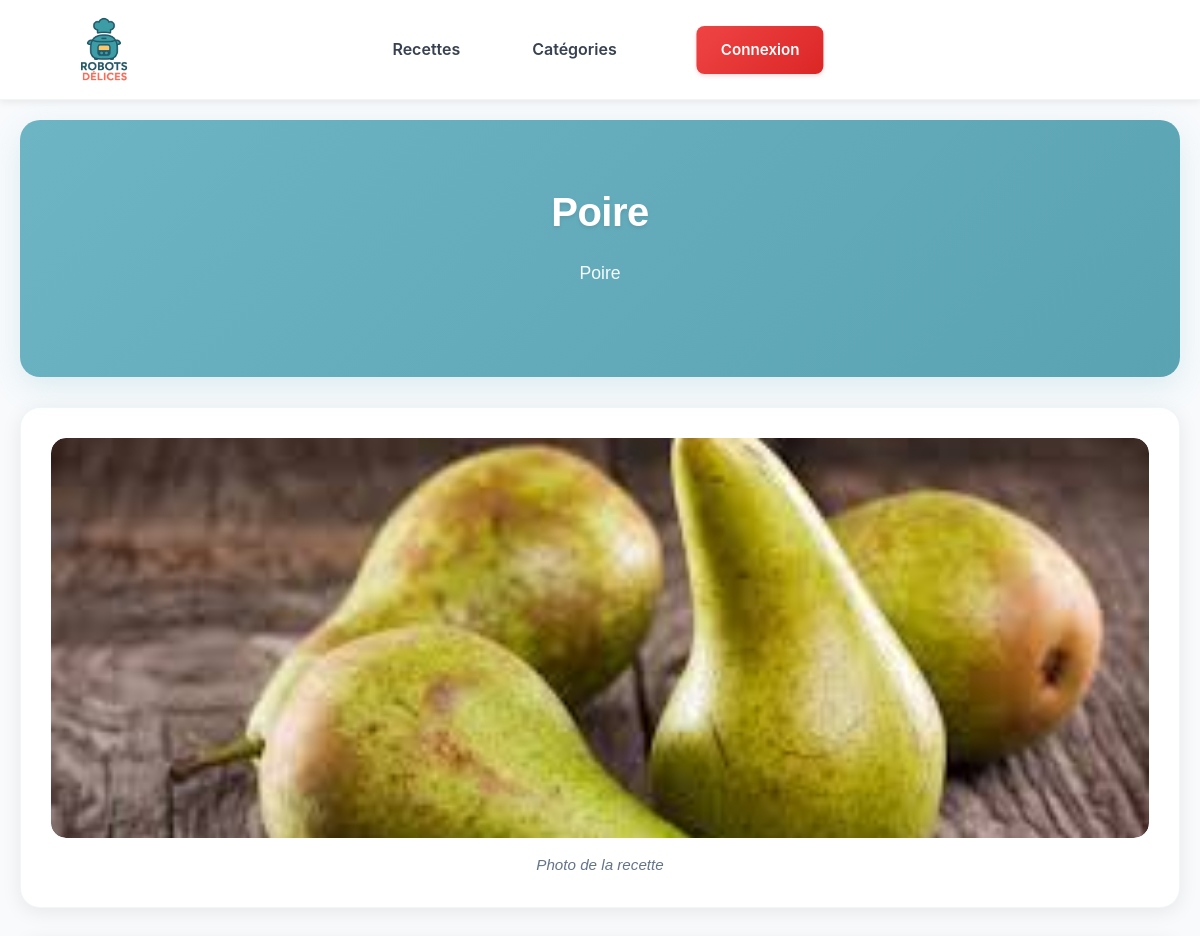
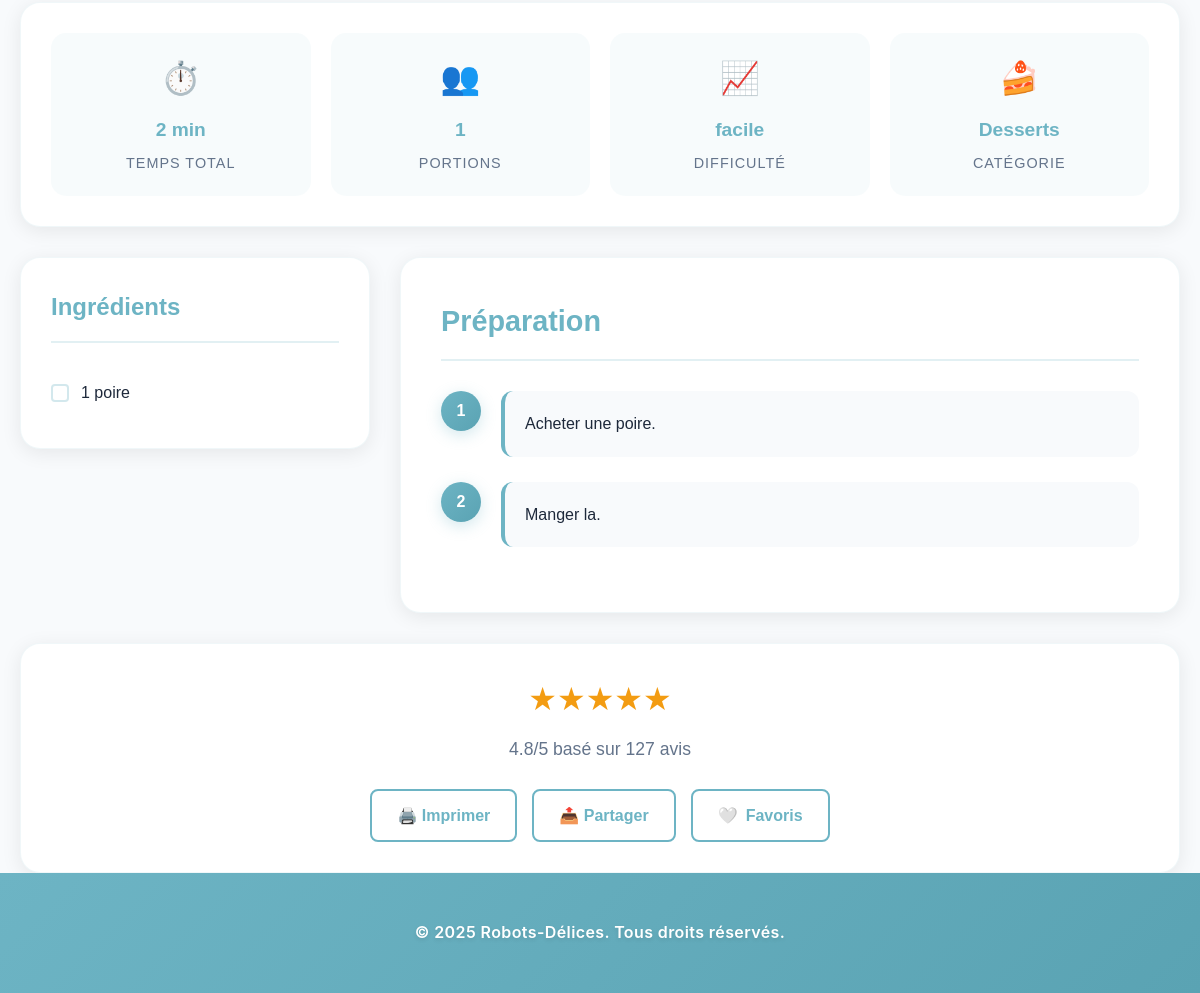
The app's page /recette/poire__1 with its own data (2 pictures, top to bottom).
### tables this page shows
CREATE TABLE `recipes` (
  `id` int NOT NULL,
  `slug` varchar(200) NOT NULL,
  `user_id` int DEFAULT NULL,
  `title` varchar(255) DEFAULT NULL,
  `description` text,
  `ingredients` text,
  `instructions` text,
  `cooking_time` varchar(50) DEFAULT NULL,
  `number_persons` varchar(10) DEFAULT NULL,
  `difficulty` varchar(100) DEFAULT NULL,
  `category_id` int DEFAULT NULL,
  `photo` varchar(255) DEFAULT NULL,
  `image_caption` text,
  `created_at` timestamp NULL DEFAULT CURRENT_TIMESTAMP,
  `popular` tinyint(1) NOT NULL DEFAULT '0'
);

CREATE TABLE `category` (
  `id` int NOT NULL,
  `category_name` varchar(50) DEFAULT NULL,
  `category_logo` varchar(10) NOT NULL,
  `created_at` timestamp NULL DEFAULT CURRENT_TIMESTAMP
);

### controller/recettes/recette.php (called while the page is built, shortened)
<?php
require_once __DIR__ . '/../../model/recettes-model.php';
$userId = isset($_SESSION['user_id']) ? $_SESSION['user_id'] : 0;
$recipe = getRecipe($userId, $slug);
$ingredients = explode(',', $recipe['ingredients']);
$preparation = str_replace(["\r\n", "\r"], "\n", $recipe['instructions']);
$preparation = explode("\n", $preparation);
$preparation = array_map('trim', $preparation);
$preparation = array_filter($preparation, function ($step) {
    return !empty($step);
});
$preparation = array_values($preparation);
require_once __DIR__ . '/../../view/recettes/recette.php';
?>

### routes.php (called while the page is built, shortened)
<?php
get('/recette/$slug', '/controller/recettes/recette.php');

### model/recettes-model.php (called while the page is built, shortened)
<?php
function getRecipe(int $userId, string $slug): array|false
{
    $pdo = connexionBDD();
   $stmt = $pdo->prepare("SELECT recipes.*, category.category_name, category.category_logo, (recipes.id IN (SELECT recipe_id FROM favorites WHERE user_id = ?) ) as isFavorite FROM recipes LEFT JOIN category ON recipes.category_id = category.id WHERE slug = ?");
$stmt->execute([$userId, $slug]);
$recipe = $stmt->fetch();
    return $recipe;
}

### view/recettes/recette.php (the view, shortened to what this page needs)
<!DOCTYPE html>
<html lang="fr">
<head>
    <link rel="stylesheet" href="/assets/css/style.css">
    <link rel="stylesheet" href="/assets/css/recettes.css">
</head>
<body>
    <?php
    require_once 'view/module/header.php';
    ?>
    <main>
        <div class="container">
            <section class="recipe-hero">
                <h1><?php echo htmlspecialchars($recipe['title']); ?></h1>
                <p><?php echo htmlspecialchars($recipe['description']); ?></p>
            </section>
            <section class="recipe-image-section">
                <div class="recipe-image">
                    <img src="/<?php echo htmlspecialchars($recipe['photo']); ?>" alt="<?php echo htmlspecialchars($recipe['title']); ?>">
                </div>
                <p class="image-caption"><?php echo htmlspecialchars($recipe['image_caption']); ?></p>
            </section>
            <section class="recipe-meta-grid">
                <div class="meta-item">
                    <span class="meta-icon">⏱️</span>
                    <span class="meta-value"><?php echo htmlspecialchars($recipe['cooking_time']); ?></span>
                    <span class="meta-label">Temps total</span>
                </div>
                <div class="meta-item">
                    <span class="meta-icon">👥</span>
                    <span class="meta-value"><?php echo htmlspecialchars($recipe['number_persons']); ?></span>
                    <span class="meta-label">Portions</span>
                </div>
                <div class="meta-item">
                    <span class="meta-icon">📈</span>
                    <span class="meta-value"><?php echo htmlspecialchars($recipe['difficulty']); ?></span>
                    <span class="meta-label">Difficulté</span>
                </div>
                <div class="meta-item">
                    <span class="meta-icon"><?php echo $recipe['category_logo']; ?></span>
                    <span class="meta-value"><?php echo htmlspecialchars($recipe['category_name']); ?></span>
                    <span class="meta-label">Catégorie</span>
                </div>
            </section>
            <div class="recipe-content-grid">
                <aside class="ingredients-sidebar">
                    <h2 class="ingredients-title">Ingrédients</h2>
                    <ul class="ingredients-list">
                        <?php foreach ($ingredients as $ingredient): ?>
                            <li class="ingredient-item">
                                <div class="ingredient-checkbox"></div>
                                <span><?php echo htmlspecialchars(trim($ingredient)); ?></span>
                            </li>
                        <?php endforeach; ?>
                    </ul>
                </aside>
                <section class="instructions-content">
                    <h2 class="instructions-title">Préparation</h2>
                    <?php foreach ($preparation as $index => $step): ?>
                        <div class="instruction-step">
                            <div class="step-number"><?php echo $index + 1; ?></div>
                            <div class="step-content">
                                <?php echo htmlspecialchars($step); ?>
                            </div>
                        </div>
                    <?php endforeach; ?>
                </section>
            </div>
            <section class="recipe-footer">
                <div class="rating-section">
                    <div class="rating-stars">★★★★★</div>
                    <p class="rating-text">4.8/5 basé sur 127 avis</p>
                </div>
                <div class="recipe-actions">
                    <a href="#" class="action-btn" onclick="event.preventDefault();window.print()">🖨️ Imprimer</a>
                    <a href="#" class="action-btn share-btn">📤 Partager</a>
                    <a href="#" class="action-btn bouton-favoris" data-id="<?php echo $recipe['id']; ?>">
                        <?php echo $recipe["isFavorite"] ? "❤️" : "🤍"; ?>
                        <span> Favoris</span>
                    </a>
                </div>
            </section>
        </div>
    </main>
    <footer>
        <p>© 2025 Robots-Délices. Tous droits réservés.</p>
    </footer>
</body>
</html>

### assets/css/recettes.css (style rules this page uses)
.container { max-width: 1200px; margin: 0 auto; padding: 0 20px; }
.recipe-hero { background: linear-gradient( 135deg, var(--color-primary)0%, var(--color-secondary) 100% ); color: white; border-radius: 20px; box-shadow: 0 10px 30px rgba(109, 180, 196, 0.2); padding: 60px 40px; margin-bottom: 30px; text-align: center; position: relative; overflow: hidden; }
.recipe-hero h1 { font-size: 2.5rem; font-weight: 700; margin-bottom: 15px; text-shadow: 0 2px 4px rgba(0, 0, 0, 0.1); letter-spacing: -0.5px; }
.recipe-hero p { font-size: 1.1rem; font-weight: 300; margin-bottom: 30px; opacity: 0.95; max-width: 600px; margin-left: auto; margin-right: auto; line-height: 1.6; }
.recipe-meta-grid { display: grid; grid-template-columns: repeat( auto-fit, minmax(150px, 1fr) ); gap: 20px; background: white; border: 1px solid rgba(109, 180, 196, 0.1); border-radius: 20px; box-shadow: 0 4px 20px rgba(0, 0, 0, 0.08); padding: 30px; margin-bottom: 30px; }
.meta-item { text-align: center; background: rgba(109, 180, 196, 0.05); border-radius: 15px; padding: 20px 15px; transition: all 0.3s ease; }
.meta-icon { font-size: 2rem; margin-bottom: 10px; display: block; }
.meta-value { font-size: 1.2rem; font-weight: 700; color: #6db4c4; margin-bottom: 5px; display: block; }
.meta-label { font-size: 0.9rem; color: #64748b; text-transform: uppercase; letter-spacing: 1px; font-weight: 500; }
.recipe-image-section { background: white; border: 1px solid rgba(109, 180, 196, 0.1); border-radius: 20px; box-shadow: 0 4px 20px rgba(0, 0, 0, 0.08); padding: 30px; margin-bottom: 30px; }
.recipe-image { width: 100%; height: 400px; border-radius: 15px; overflow: hidden; margin-bottom: 15px; }
.recipe-image img { width: 100%; height: 100%; object-fit: cover; border-radius: 15px; }
.image-caption { text-align: center; color: #64748b; font-style: italic; font-size: 0.95rem; }
.recipe-content-grid { display: grid; grid-template-columns: 350px 1fr; gap: 30px; margin-bottom: 30px; }
.ingredients-sidebar { background: white; border-radius: 20px; padding: 30px; height: fit-content; box-shadow: 0 4px 20px rgba(0, 0, 0, 0.08); border: 1px solid rgba(109, 180, 196, 0.1); position: sticky; top: 140px; }
.ingredients-title { color: #6db4c4; font-size: 1.5rem; font-weight: 700; margin-bottom: 25px; padding-bottom: 15px; border-bottom: 2px solid rgba(109, 180, 196, 0.2); }
.ingredients-list { list-style: none; }
.ingredient-item { padding: 12px 0; border-bottom: 1px solid rgba(226, 232, 240, 0.8); color: #1e293b; transition: all 0.3s ease; cursor: pointer; display: flex; align-items: center; gap: 12px; }
.ingredient-item:last-child { border-bottom: none; }
.ingredient-checkbox { width: 18px; height: 18px; border: 2px solid rgba(109, 180, 196, 0.3); border-radius: 4px; cursor: pointer; transition: all 0.3s ease; display: flex; align-items: center; justify-content: center; background: white; font-size: 0.8rem; }
.instructions-content { background: white; border-radius: 20px; padding: 40px; box-shadow: 0 4px 20px rgba(0, 0, 0, 0.08); border: 1px solid rgba(109, 180, 196, 0.1); }
.instructions-title { color: #6db4c4; font-size: 1.8rem; font-weight: 700; margin-bottom: 30px; padding-bottom: 15px; border-bottom: 2px solid rgba(109, 180, 196, 0.2); }
.instruction-step { margin-bottom: 25px; display: flex; gap: 20px; align-items: flex-start; }
.step-number { background: linear-gradient(135deg, #6db4c4, var(--color-secondary)); color: white; width: 40px; height: 40px; border-radius: 50%; display: flex; align-items: center; justify-content: center; font-weight: 700; flex-shrink: 0; box-shadow: 0 4px 15px rgba(109, 180, 196, 0.3); }
.step-content { background: #f8fafc; padding: 20px; border-radius: 12px; flex: 1; line-height: 1.6; color: #1e293b; border-left: 4px solid #6db4c4; }
.recipe-footer { background: white; border-radius: 20px; padding: 30px; box-shadow: 0 4px 20px rgba(0, 0, 0, 0.08); text-align: center; border: 1px solid rgba(109, 180, 196, 0.1); }
.rating-section { margin-bottom: 25px; }
.rating-stars { font-size: 2rem; color: #f39c12; margin-bottom: 10px; }
.rating-text { color: #64748b; font-size: 1.1rem; }
.recipe-actions { display: flex; gap: 15px; justify-content: center; flex-wrap: wrap; }
.action-btn { background: white; color: #6db4c4; border: 2px solid #6db4c4; padding: 12px 25px; border-radius: 8px; font-weight: 600; cursor: pointer; transition: all 0.3s ease; text-decoration: none; display: inline-flex; align-items: center; gap: 8px; }

### records on screen
recipes: title "Poire", description "Poire", photo (picture), image_caption "Photo de la recette", cooking_time "2 min", number_persons "1", difficulty "facile", category.category_logo "🍰", category.category_name "Desserts", ingredients "1 poire", instructions "Acheter une poire.", instructions "Manger la."
